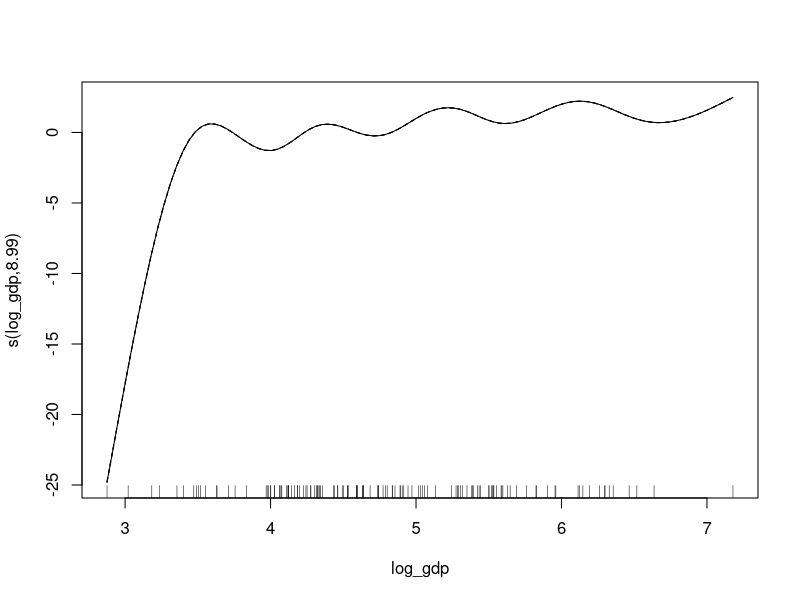
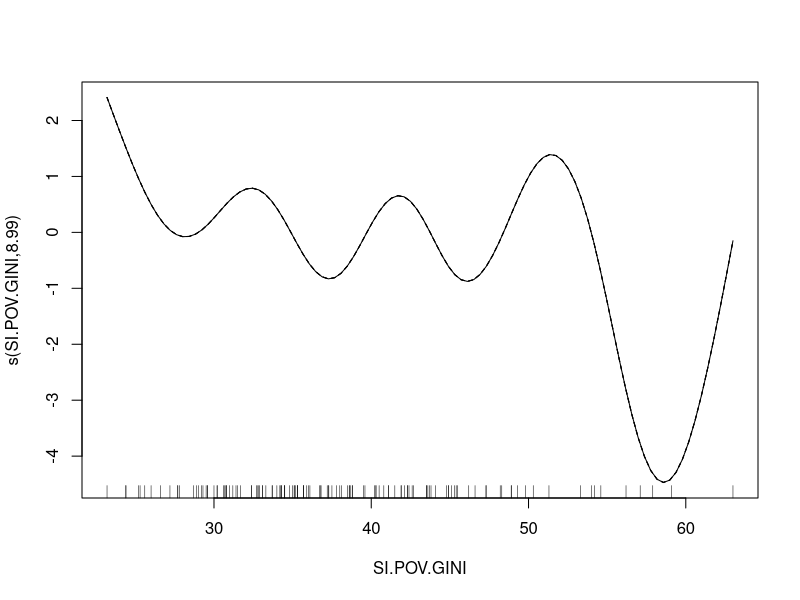
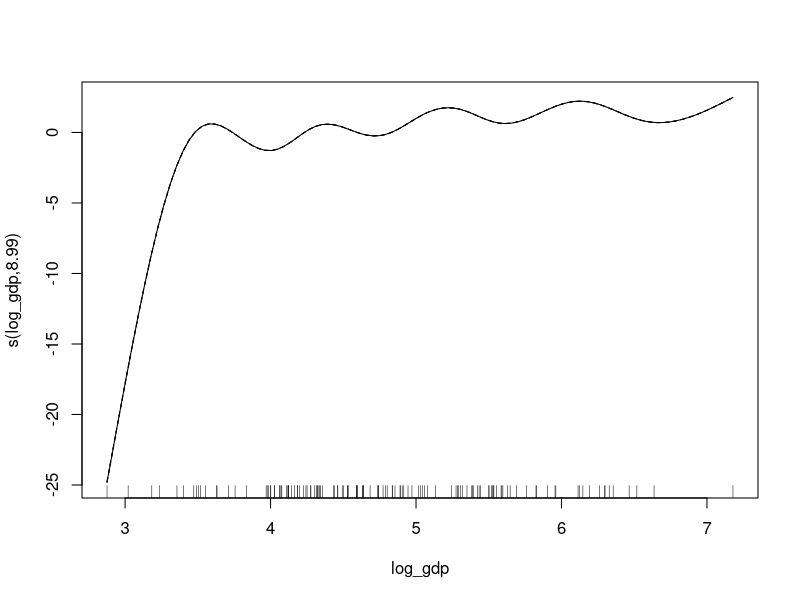
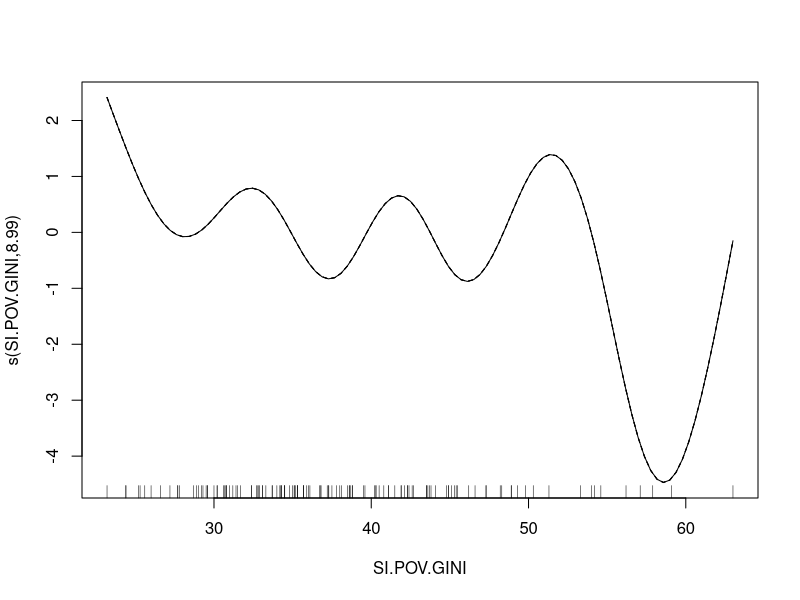
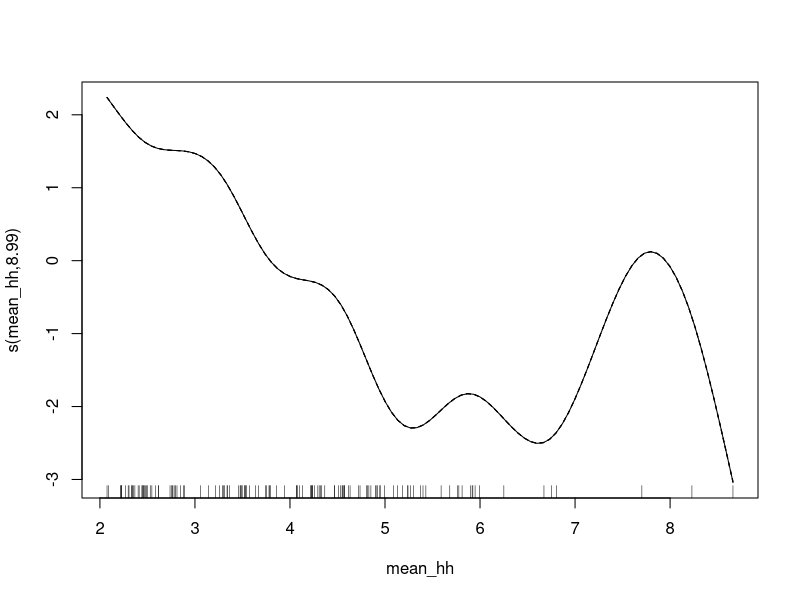

Write R code to recreate these figures, in order.
## ---- chunk 1
knitr::opts_chunk$set(echo = TRUE, eval = FALSE)
## ---- chunk 2
library(tidyverse)
library(mgcv)
## ---- chunk 3

covid_data <- read_csv("data/glmcoviddata.csv")
# gam(data = covid_data, y ~ s(x)) # should i put in the full model from the glm task here? 

## ---- chunk 4

gam_gdp_smooth <- gam(data = covid_data,
                      formula = p ~ s(log_gdp),
                      family  = "binomial", weights = pop_est)

summary(gam_gdp_smooth)

# Megan: is the output that for every 10-fold increase in gdp, the total cases per million decreases by 3.4 (percent?)? 

# Sam: let's discuss

## ---- chunk 5
gam_gdp <- gam(data    = covid_data,
                formula = p ~ log_gdp,
                family  = "binomial", weights = pop_est)

summary(gam_gdp)

## ---- chunk 6

plot(gam_gdp_smooth)
## ---- chunk 7
library(broom)
glance(gam_gdp)
glance(gam_gdp_smooth)

anova(gam_gdp, gam_gdp_smooth)
## ---- chunk 8
# smoothed function is better fit (smaller AIC)
## ---- chunk 9
gam_gini_smooth <- gam(data    = covid_data,
                formula = p ~ s(`SI.POV.GINI`),
                family  = "binomial", weights = pop_est)
summary(gam_gini_smooth)
plot(gam_gini_smooth)
## ---- chunk 10
glance(gam_gini_smooth)
# log-GDP is preferred (smaller AIC)
## ---- chunk 11
gam_full_smooth <- gam(data    = covid_data,
                       formula = p ~ s(`SI.POV.GINI`) + s(`log_gdp`) + s(`mean_hh`),
                       family  = "binomial", weights = pop_est)

gam_mean_hh_smooth <- gam(data    = covid_data,
                formula = p ~ s(`mean_hh`),
                family  = "binomial", weights = pop_est)
summary(gam_full_smooth)
## ---- chunk 12
plot_gdp <- plot(gam_gdp_smooth) 
plot_gini <- plot(gam_gini_smooth)
plot_mean_hh <- plot(gam_mean_hh_smooth)

## ---- chunk 13
glance(gam_full_smooth) 
glance(gam_gdp_smooth)
glance(gam_gini_smooth)
glance(gam_mean_hh_smooth)

# full model has a MUCH lower AIC -- preferred 
## ---- chunk 14
list(`log-GDP`           = gam_gdp_smooth, # replace NULL with model object name
     `Gini`              = gam_gini_smooth,
     `Average household` = gam_mean_hh_smooth,
     `Combined`          = gam_full_smooth) %>%
  map_df(~glance(.x), .id = "Model") %>%
  dplyr::select(Model, logLik, df, AIC)
## ---- chunk 15
NULL
## ---- chunk 16
gam_int_smooth <- gam(data    = covid_data,
                       formula = p ~ s(`SI.POV.GINI`, `log_gdp`) + s(`mean_hh`),
                       family  = "binomial", weights = pop_est)

gam_te_smooth <- gam(data    = covid_data,
                       formula = p ~ te(`SI.POV.GINI`, `log_gdp`) + s(`mean_hh`),
                       family  = "binomial", weights = pop_est)

